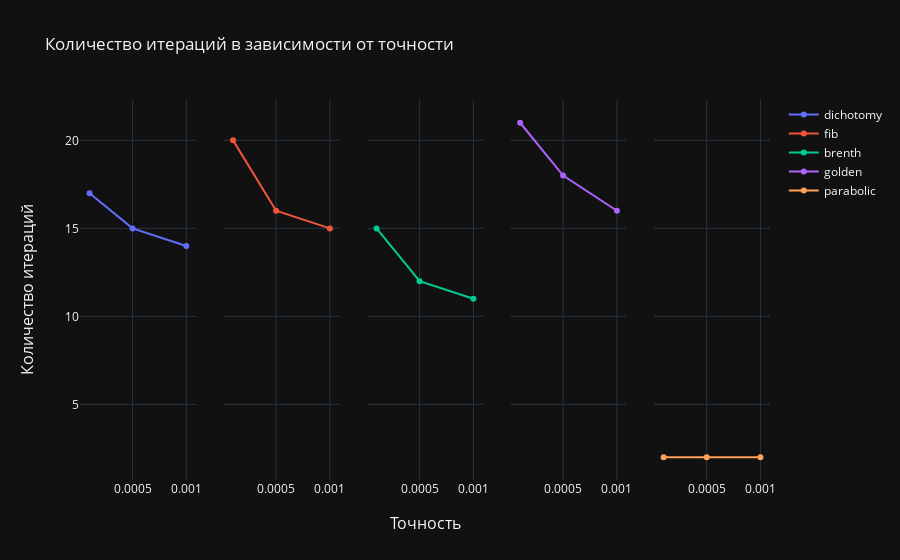
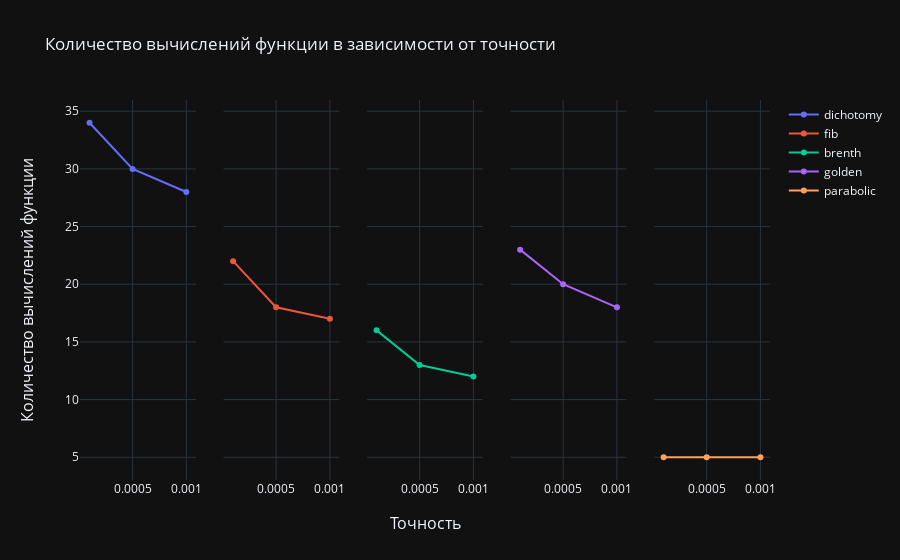

Write notebook code for charts like these, in order.
### Code cell
test_functions(lambda x: np.sin(x)*x**2, 3, 5, [0.0001, 0.0005, 0.001])

### Figure 1 — Plotly figure (JSON) as saved in the notebook; plotly's stock layout.template omitted (floating-point values rounded to 4 significant figures)
{"data": [{"name": "dichotomy", "x": [0.0001, 0.0005, 0.001], "y": [17.0, 15.0, 14.0], "type": "scatter", "xaxis": "x", "yaxis": "y"}, {"name": "fib", "x": [0.0001, 0.0005, 0.001], "y": [20.0, 16.0, 15.0], "type": "scatter", "xaxis": "x2", "yaxis": "y2"}, {"name": "brenth", "x": [0.0001, 0.0005, 0.001], "y": [15.0, 12.0, 11.0], "type": "scatter", "xaxis": "x3", "yaxis": "y3"}, {"name": "golden", "x": [0.0001, 0.0005, 0.001], "y": [21.0, 18.0, 16.0], "type": "scatter", "xaxis": "x4", "yaxis": "y4"}, {"name": "parabolic", "x": [0.0001, 0.0005, 0.001], "y": [2.0, 2.0, 2.0], "type": "scatter", "xaxis": "x5", "yaxis": "y5"}], "layout": {"xaxis": {"anchor": "y", "domain": [0.0, 0.168]}, "yaxis": {"anchor": "x", "domain": [0.0, 1.0]}, "xaxis2": {"anchor": "y2", "domain": [0.208, 0.376]}, "yaxis2": {"anchor": "x2", "domain": [0.0, 1.0], "matches": "y", "showticklabels": false}, "xaxis3": {"anchor": "y3", "domain": [0.416, 0.584]}, "yaxis3": {"anchor": "x3", "domain": [0.0, 1.0], "matches": "y", "showticklabels": false}, "xaxis4": {"anchor": "y4", "domain": [0.624, 0.792]}, "yaxis4": {"anchor": "x4", "domain": [0.0, 1.0], "matches": "y", "showticklabels": false}, "xaxis5": {"anchor": "y5", "domain": [0.832, 1.0]}, "yaxis5": {"anchor": "x5", "domain": [0.0, 1.0], "matches": "y", "showticklabels": false}, "annotations": [{"font": {"size": 16}, "showarrow": false, "text": "Точность", "x": 0.5, "xanchor": "center", "xref": "paper", "y": 0, "yanchor": "top", "yref": "paper", "yshift": -30}, {"font": {"size": 16}, "showarrow": false, "text": "Количество итераций", "textangle": -90, "x": 0, "xanchor": "right", "xref": "paper", "xshift": -40, "y": 0.5, "yanchor": "middle", "yref": "paper"}], "title": {"text": "Количество итераций в зависимости от точности"}}}

### Figure 2 — Plotly figure (JSON) as saved in the notebook; plotly's stock layout.template omitted (floating-point values rounded to 4 significant figures)
{"data": [{"name": "dichotomy", "x": [0.0001, 0.0005, 0.001], "y": [34.0, 30.0, 28.0], "type": "scatter", "xaxis": "x", "yaxis": "y"}, {"name": "fib", "x": [0.0001, 0.0005, 0.001], "y": [22.0, 18.0, 17.0], "type": "scatter", "xaxis": "x2", "yaxis": "y2"}, {"name": "brenth", "x": [0.0001, 0.0005, 0.001], "y": [16.0, 13.0, 12.0], "type": "scatter", "xaxis": "x3", "yaxis": "y3"}, {"name": "golden", "x": [0.0001, 0.0005, 0.001], "y": [23.0, 20.0, 18.0], "type": "scatter", "xaxis": "x4", "yaxis": "y4"}, {"name": "parabolic", "x": [0.0001, 0.0005, 0.001], "y": [5.0, 5.0, 5.0], "type": "scatter", "xaxis": "x5", "yaxis": "y5"}], "layout": {"xaxis": {"anchor": "y", "domain": [0.0, 0.168]}, "yaxis": {"anchor": "x", "domain": [0.0, 1.0]}, "xaxis2": {"anchor": "y2", "domain": [0.208, 0.376]}, "yaxis2": {"anchor": "x2", "domain": [0.0, 1.0], "matches": "y", "showticklabels": false}, "xaxis3": {"anchor": "y3", "domain": [0.416, 0.584]}, "yaxis3": {"anchor": "x3", "domain": [0.0, 1.0], "matches": "y", "showticklabels": false}, "xaxis4": {"anchor": "y4", "domain": [0.624, 0.792]}, "yaxis4": {"anchor": "x4", "domain": [0.0, 1.0], "matches": "y", "showticklabels": false}, "xaxis5": {"anchor": "y5", "domain": [0.832, 1.0]}, "yaxis5": {"anchor": "x5", "domain": [0.0, 1.0], "matches": "y", "showticklabels": false}, "annotations": [{"font": {"size": 16}, "showarrow": false, "text": "Точность", "x": 0.5, "xanchor": "center", "xref": "paper", "y": 0, "yanchor": "top", "yref": "paper", "yshift": -30}, {"font": {"size": 16}, "showarrow": false, "text": "Количество вычислений функции", "textangle": -90, "x": 0, "xanchor": "right", "xref": "paper", "xshift": -40, "y": 0.5, "yanchor": "middle", "yref": "paper"}], "title": {"text": "Количество вычислений функции в зависимости от точности"}}}
